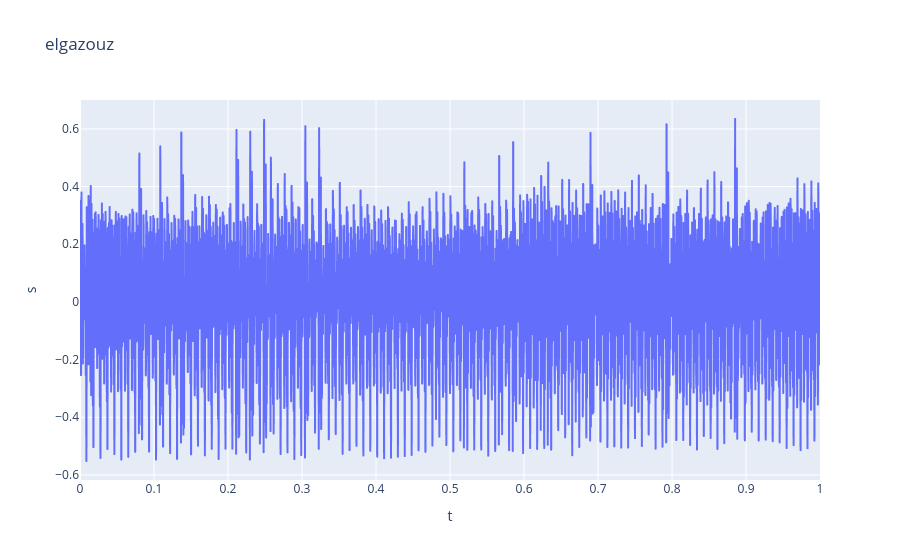
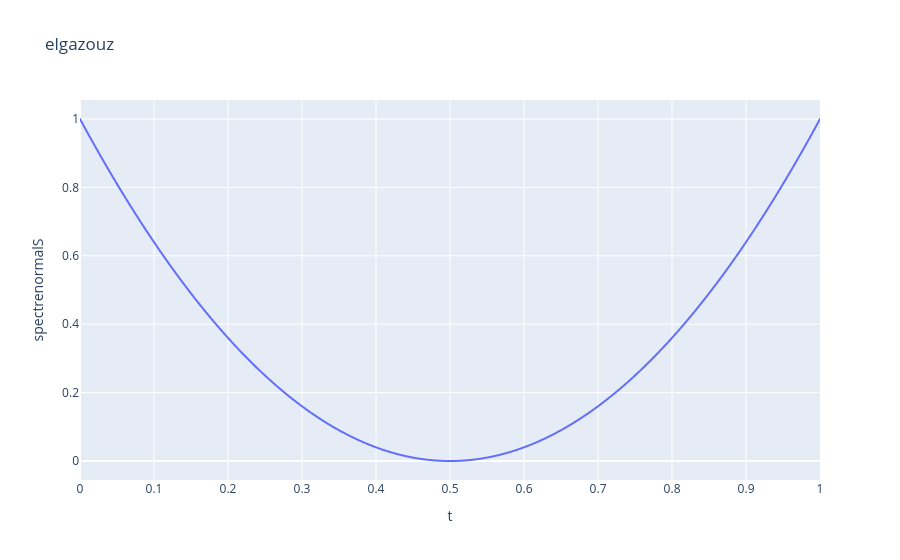
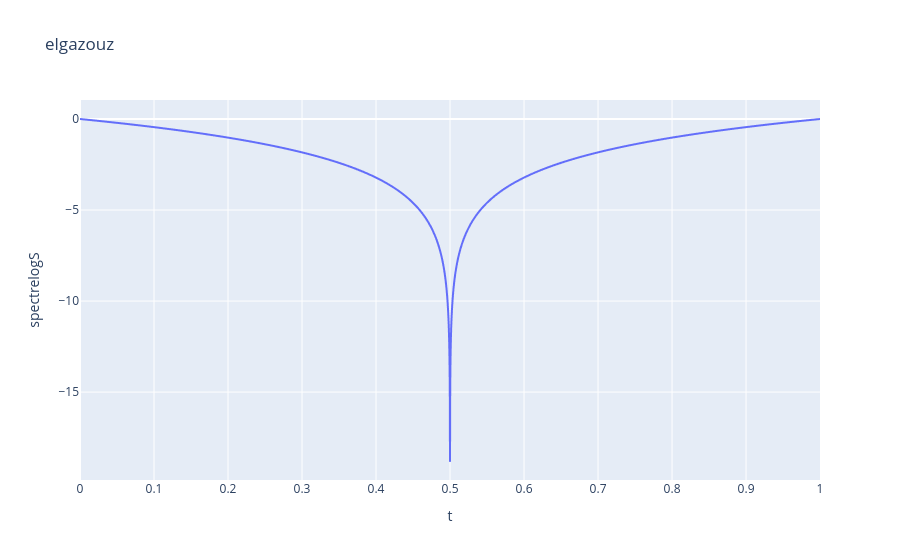

These figures' notebook cell, in order:
### Markdown cell above
FONCTION QUI RETOURNE L'AMPLITUDE ET LA FREQUENCE DU FONDAMENTALE ET DE H HARMONIQUES SOUS FORME DE VECTEUR

### Code cell
signal_dict = np.load('a_1.npz')

s = signal_dict['s']
t = signal_dict['t']


df=pd.DataFrame({"t":t, "s":s})
fig= px.line(df, x="t", y="s", title="elgazouz")
fig.show()

nu, S = mana.trans_fourier(s,t)


spectrenormalS = ((np.abs(S))**2)/((np.abs(np.max(S)))**2)

df=pd.DataFrame({"t":t, "spectrenormalS":spectrenormalS})
fig2= px.line(df, x="t", y="spectrenormalS", title="elgazouz")
fig2.show()

spectrelogS = np.log(spectrenormalS)

df=pd.DataFrame({"t":t, "spectrelogS":spectrelogS})
fig3= px.line(df, x="t", y="spectrelogS", title="elgazouz")
fig3.show()
#prend les pics

### Figure 1 — Plotly figure (JSON) as saved in the notebook; plotly's stock layout.template omitted (floating-point values rounded to 4 significant figures; data arrays with more than 128 entries replaced by an {"elided": "..."} marker saying what was removed)
{"data": [{"hovertemplate": "t=%{x}<br>s=%{y}<extra></extra>", "legendgroup": "", "line": {"color": "#636efa", "dash": "solid"}, "marker": {"symbol": "circle"}, "mode": "lines", "name": "", "showlegend": false, "type": "scattergl", "x": {"elided": "12000 float values"}, "xaxis": "x", "y": {"elided": "12000 float values"}, "yaxis": "y"}], "layout": {"legend": {"tracegroupgap": 0}, "title": {"text": "elgazouz"}, "xaxis": {"anchor": "y", "domain": [0, 1], "title": {"text": "t"}}, "yaxis": {"anchor": "x", "domain": [0, 1], "title": {"text": "s"}}}}

### Figure 2 — Plotly figure (JSON) as saved in the notebook; plotly's stock layout.template omitted (floating-point values rounded to 4 significant figures; data arrays with more than 128 entries replaced by an {"elided": "..."} marker saying what was removed)
{"data": [{"hovertemplate": "t=%{x}<br>spectrenormalS=%{y}<extra></extra>", "legendgroup": "", "line": {"color": "#636efa", "dash": "solid"}, "marker": {"symbol": "circle"}, "mode": "lines", "name": "", "showlegend": false, "type": "scattergl", "x": {"elided": "12000 float values"}, "xaxis": "x", "y": {"elided": "12000 float values"}, "yaxis": "y"}], "layout": {"legend": {"tracegroupgap": 0}, "title": {"text": "elgazouz"}, "xaxis": {"anchor": "y", "domain": [0, 1], "title": {"text": "t"}}, "yaxis": {"anchor": "x", "domain": [0, 1], "title": {"text": "spectrenormalS"}}}}

### Figure 3 — Plotly figure (JSON) as saved in the notebook; plotly's stock layout.template omitted (floating-point values rounded to 4 significant figures; data arrays with more than 128 entries replaced by an {"elided": "..."} marker saying what was removed)
{"data": [{"hovertemplate": "t=%{x}<br>spectrelogS=%{y}<extra></extra>", "legendgroup": "", "line": {"color": "#636efa", "dash": "solid"}, "marker": {"symbol": "circle"}, "mode": "lines", "name": "", "showlegend": false, "type": "scattergl", "x": {"elided": "12000 float values"}, "xaxis": "x", "y": {"elided": "12000 float values"}, "yaxis": "y"}], "layout": {"legend": {"tracegroupgap": 0}, "title": {"text": "elgazouz"}, "xaxis": {"anchor": "y", "domain": [0, 1], "title": {"text": "t"}}, "yaxis": {"anchor": "x", "domain": [0, 1], "title": {"text": "spectrelogS"}}}}
